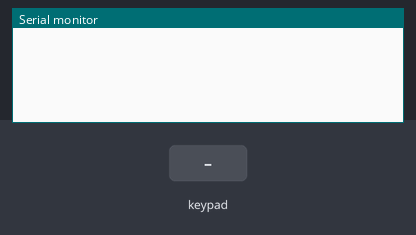
Bench run of a sketch on a simulated Arduino Uno, built with avr-gcc and run on an emulated ATmega328P. Shown: the last lines printed to the serial monitor. The test bench sets the inputs (shaded band).

Above: at 1.2 s.
1.3 s: key '1' pressed
At 2.5 s:
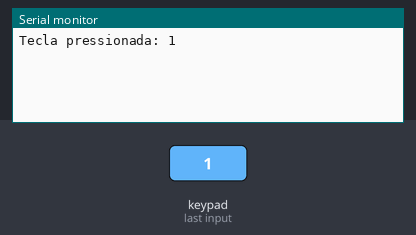
2.8 s: keypad keys 2 3 4 5 # pressed 0.4 s apart
At 5.1 s:
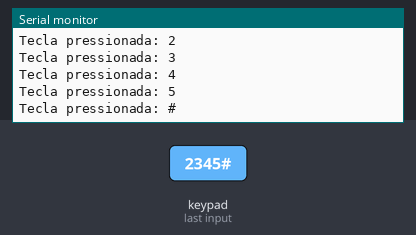
6.3 s: key 'A' pressed
At 6.7 s:
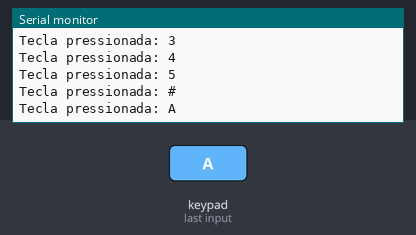
7.8 s: keypad keys 2 3 4 5 * pressed 0.4 s apart
At 10.0 s:
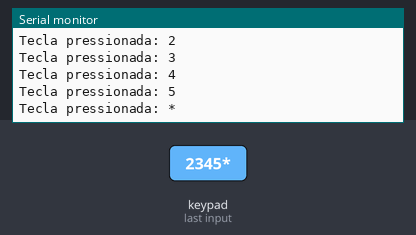
11.3 s: key 'B' pressed
At 12.5 s:
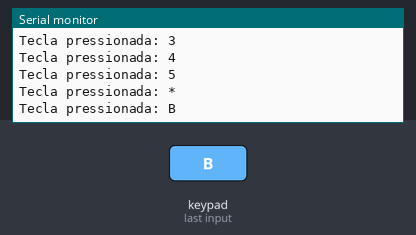
12.8 s: keypad keys 2 3 4 5 D pressed 0.4 s apart
At 15.3 s:
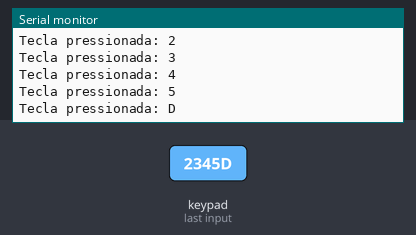
Timing chart, 0 to 16.8 s (numbered marks = the images above; inputs shaded):
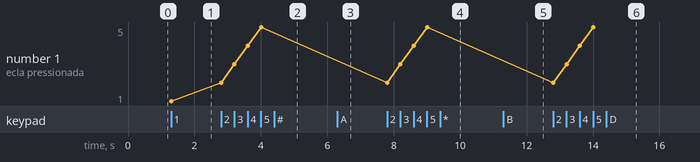

The sketch:

Teclado.ino
```cpp
#include <Keypad.h>

const byte LINHAS = 4; // NÚMERO DE LINHAS
const byte COLUNAS = 4; // NÚMERO DE COLUNAS

char teclado[LINHAS][COLUNAS] = { // MAPEAMENTO DE TECLAS
  {'1', '2', '3', 'A'},
  {'4', '5', '6', 'B'},
  {'7', '8', '9', 'C'},
  {'*', '0', '#', 'D'}
};

byte pinosLinhas[LINHAS] = {2, 3, 4, 5};   // PINOS CONECTADOS ÀS LINHAS DO TECLADO
byte pinosColunas[COLUNAS] = {6, 7, 8, 9};  // PINOS CONECTADOS ÀS COLUNAS DO TECLADO

// CRIANDO OBJETO KEYPAD

Keypad tecladoMatricial = Keypad(makeKeymap(teclado), pinosLinhas, pinosColunas, LINHAS, COLUNAS);

void setup() {

  Serial.begin(9600);  // INICIA A COMUNICAÇÃO SERIAL
}

void loop() {

  char tecla = tecladoMatricial.getKey();   // RECEBE O VALOR DA TECLA PRESSIONADA

  if (tecla) {  // CASO UMA TECLA SEJA PRESSIONADA

    Serial.print("Tecla pressionada: ");
    Serial.println(tecla);  // MOSTRA O VALOR DA TECLA NO MONITOR SERIAL
  }
}
```

Measured:
- after the input at 1.3 s, the serial monitor: prints a new line at once (image 1)
- after the input at 2.8 s, the serial monitor: prints a new line at once (image 2)
- after the input at 6.3 s, the serial monitor: prints a new line at once (image 3)
- after the input at 7.8 s, the serial monitor: prints a new line at once (image 4)
- after the input at 11.3 s, the serial monitor: prints a new line at once (image 5)
- after the input at 12.8 s, the serial monitor: prints a new line at once (image 6)
- plotted number 1: 1 → 5 after the input at 2.8 s
